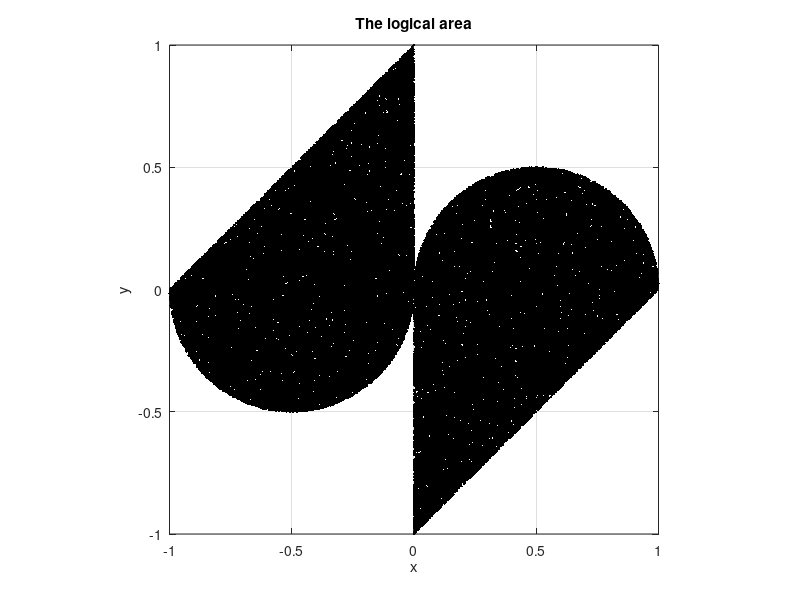

Source code (MATLAB):
x = 2 - 4 * rand(1, 1e6);
y = 2 - 4 * rand(1, 1e6);

l = ((x >= 0) & (y >= 0) & ((x - 0.5).^2 + (y).^2 <= 0.25)) | ((x <= 0) & (y <= 0) & ((x + 0.5).^2 + (y).^2 <= 0.25)) | ((x >= 0) & (y <= 0) & (y >= x - 1)) | ((x <= 0) & (y >= 0) & (y <= x + 1));
plot(x(l), y(l), '.k')
axis equal, axis([-1, 1, -1, 1])
xlabel('x'), ylabel("y"), title('The logical area')
grid on


